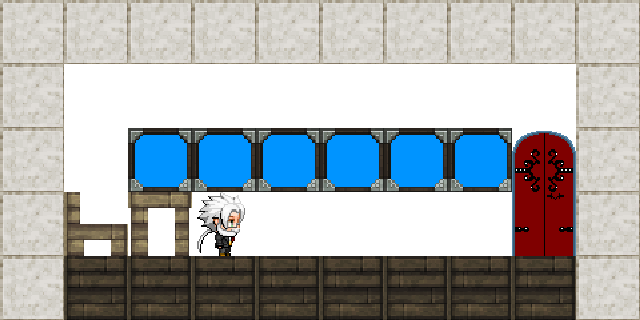

A 2D game scene composited from a Tiled map and its tileset images. What follows is a short description and the map's XML, with each tile layer's data collapsed to a summary:
An orthogonal 10x5 tile map with 64x64 px tiles, 4 tile layers (bot, world, top, overlap) and 2 objects (debut, fin).

<map version="1.2" tiledversion="1.3.4" orientation="orthogonal" renderorder="right-down" width="10" height="5" tilewidth="64" tileheight="64" infinite="0" nextlayerid="6" nextobjectid="3">
 <editorsettings>
  <export target="finalLvl.json" format="json" />
 </editorsettings>
 <tileset firstgid="1" name="tilesheet" tilewidth="64" tileheight="64" tilecount="100" columns="25">
  <image source="../images/tilesheet.png" width="1600" height="256" />
  <tile id="0">
   <properties>
    <property name="Collides" type="bool" value="false" />
   </properties>
  </tile>
  <tile id="1">
   <properties>
    <property name="Collides" type="bool" value="false" />
   </properties>
  </tile>
  <tile id="2">
   <properties>
    <property name="Collides" type="bool" value="false" />
   </properties>
  </tile>
  <tile id="3">
   <properties>
    <property name="Collides" type="bool" value="false" />
   </properties>
  </tile>
  <tile id="4">
   <properties>
    <property name="Collides" type="bool" value="false" />
   </properties>
  </tile>
  <tile id="5">
   <properties>
    <property name="Collides" type="bool" value="false" />
   </properties>
  </tile>
  <tile id="6">
   <properties>
    <property name="Collides" type="bool" value="false" />
   </properties>
  </tile>
  <tile id="7">
   <properties>
    <property name="Collides" type="bool" value="false" />
   </properties>
  </tile>
  <tile id="8">
   <properties>
    <property name="Collides" type="bool" value="false" />
   </properties>
  </tile>
  <tile id="9">
   <properties>
    <property name="Collides" type="bool" value="false" />
   </properties>
  </tile>
  <tile id="10">
   <properties>
    <property name="Collides" type="bool" value="false" />
   </properties>
  </tile>
  <tile id="11">
   <properties>
    <property name="Collides" type="bool" value="false" />
   </properties>
  </tile>
  <tile id="12">
   <properties>
    <property name="Collides" type="bool" value="false" />
   </properties>
  </tile>
  <tile id="13">
   <properties>
    <property name="Collides" type="bool" value="false" />
   </properties>
  </tile>
  <tile id="14">
   <properties>
    <property name="Collides" type="bool" value="true" />
   </properties>
  </tile>
  <tile id="15">
   <properties>
    <property name="Collides" type="bool" value="false" />
   </properties>
  </tile>
  <tile id="16">
   <properties>
    <property name="Collides" type="bool" value="false" />
   </properties>
  </tile>
  <tile id="17">
   <properties>
    <property name="Collides" type="bool" value="true" />
   </properties>
  </tile>
  <tile id="18">
   <properties>
    <property name="Collides" type="bool" value="false" />
   </properties>
  </tile>
  <tile id="19">
   <properties>
    <property name="Collides" type="bool" value="false" />
   </properties>
  </tile>
  <tile id="20">
   <properties>
    <property name="Collides" type="bool" value="false" />
   </properties>
  </tile>
  <tile id="21">
   <properties>
    <property name="Collides" type="bool" value="false" />
   </properties>
  </tile>
  <tile id="22">
   <properties>
    <property name="Collides" type="bool" value="false" />
   </properties>
  </tile>
  <tile id="23">
   <properties>
    <property name="Collides" type="bool" value="false" />
   </properties>
  </tile>
 </tileset>
 <layer id="2" name="bot" width="10" height="5">
  <data>[50 cells, 24 non-empty, 3 distinct tile ids]</data>
 </layer>
 <layer id="3" name="world" width="10" height="5">
  <data>[50 cells, 35 non-empty, 6 distinct tile ids]</data>
 </layer>
 <layer id="1" name="top" width="10" height="5">
  <data>[50 cells, 0 non-empty, 0 distinct tile ids]</data>
 </layer>
 <layer id="5" name="overlap" width="10" height="5">
  <data>[50 cells, 3 non-empty, 3 distinct tile ids]</data>
 </layer>
 <objectgroup id="4" name="Objects">
  <object id="1" name="debut" gid="25" x="442" y="198.667" width="12" height="11" />
  <object id="2" name="fin" gid="25" x="537.333" y="201.333" width="13.3333" height="13.3333" />
 </objectgroup>
</map>
